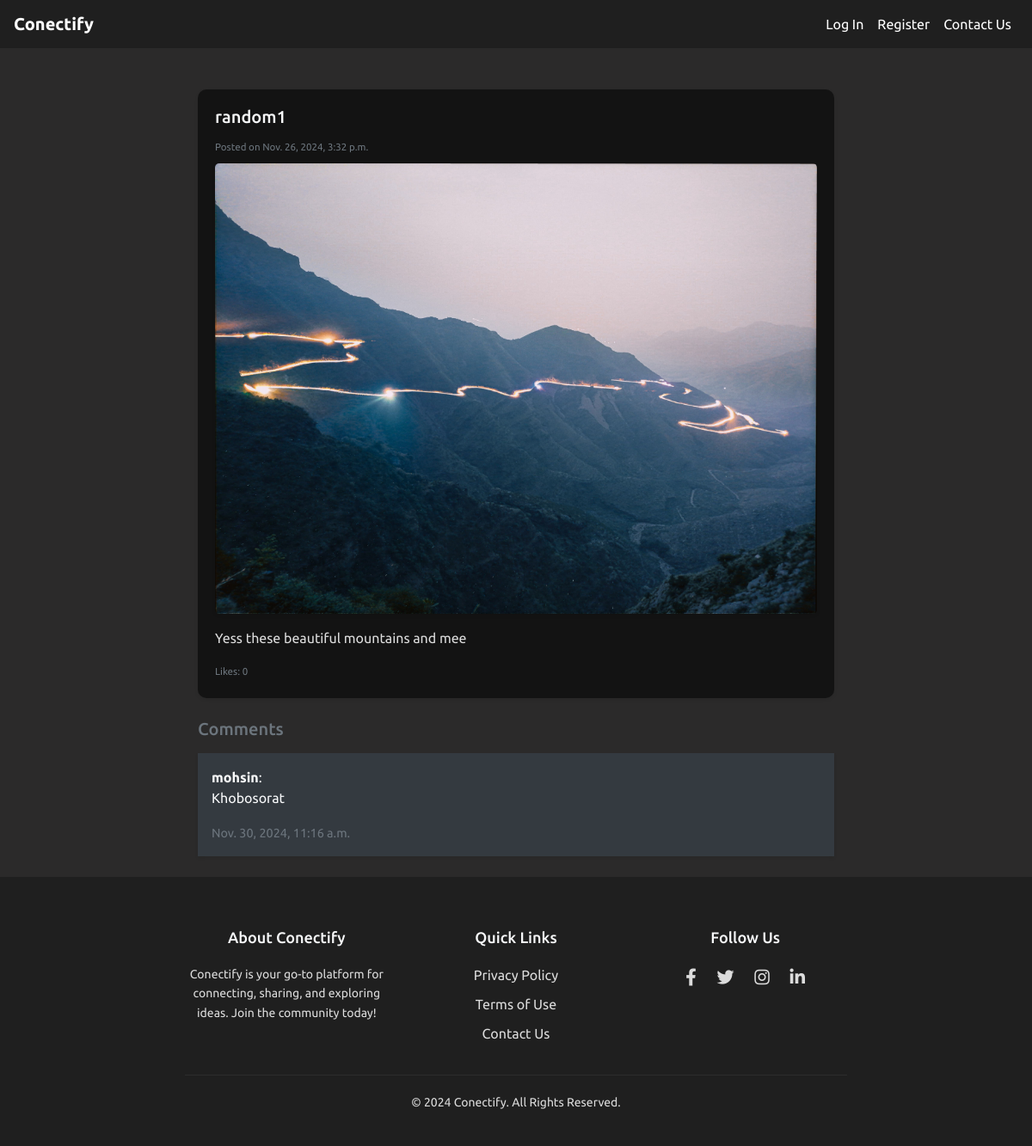
The app's page /post/18/ with its own data.
### network/models.py (models this page shows, shortened)
class Post(models.Model):
    user = models.ForeignKey(User , on_delete=models.CASCADE, related_name="posts")
    image = models.ImageField( upload_to="post_images/'",blank= True , null = True)
    image_url = models.URLField(blank=True , null= True)
    content = models.TextField()
    updated_at = models.DateTimeField(auto_now_add = True)
    timestamp = models.DateTimeField(auto_now_add=True)
    likes = models.ManyToManyField(User, blank=True , related_name="likes")

class User(AbstractUser):
    profile_image = models.ImageField(upload_to = "profile_image", blank=True,null=True)

class Comment(models.Model):
    post = models.ForeignKey(Post, related_name="comments", on_delete=models.CASCADE)
    user = models.ForeignKey(User, on_delete=models.CASCADE)
    content = models.TextField()
    timestamp = models.DateTimeField(auto_now_add=True)

### network/views.py (the view)
# urls.py: path('post/<int:id>/', views.post_detail, name='post_detail'),
def post_detail(request,id ):
    post = Post.objects.get(id = id)
    return render(request, 'network/post_detail.html',{'post' : post})

### network/templates/network/post_detail.html (shortened to what this page needs)
{% extends "network/layout.html" %}
{% block body %}
<div class="container mt-5">
    <div class="card shadow-sm border-0 rounded-3 mb-4">
        <div class="card-body">
            <h5 class="card-title text-light">{{ post.user.username }}</h5>
            <p class="card-text text-muted mb-2"><small>Posted on {{ post.timestamp }}</small></p>
            {% if post.image %}
            <div class="mb-3">
                <img src="{{ post.image.url }}" alt="Post Image" class="img-fluid rounded-lg shadow-sm" />
            </div>
            {% endif %}
            <p class="card-text" id="post-content-{{ post.id }}">{{ post.content }}</p>
            <div class="d-flex justify-content-between align-items-center mt-3">
                <p class="text-muted mb-0"><small>Likes: {{ post.likes.count }}</small></p>
            </div>
        </div>
    </div>
    <div class="comments-section mt-4">
        <h5 class="text-secondary mb-3">Comments</h5>
        <div id="comments-container">
            {% for comment in post.comments.all %}
            <div class="comment mb-3 p-3 bg-light rounded-3 shadow-sm bg-dark text-light">
                <strong class="text-light">{{ comment.user.username }}</strong>:
                <p class="text-light">{{ comment.content }}</p>
                <small class="text-muted">{{ comment.timestamp }}</small>
            </div>
            {% empty %}
            <p class="text-muted">No comments yet. Be the first to comment!</p>
            {% endfor %}
        </div>
    </div>
</div>
{% endblock body %}

### network/static/network/styles.css (style rules this page uses)
html { scroll-behavior: smooth; }
body { font-family:'Ubuntu',sans-serif; background-color: #2b2a2a; }
.container { max-width: 800px; margin-top: 20px; }
.card { background-color: #131313; border-radius: 10px; transition: transform 0.3s ease, box-shadow 0.3s ease; cursor: pointer; box-shadow: 0 4px 8px rgba(0, 0, 0, 0.2); color: #dcdcdc; }
.text-muted { font-size: 0.9em; color: #a6a6a6; }

### records on screen
Post: user.username "random1", timestamp "Nov. 26, 2024, 3:32 p.m.", image (picture), content "Yess these beautiful mountains and mee", likes.count "0"
Comment: user.username "mohsin", content "Khobosorat", timestamp "Nov. 30, 2024, 11:16 a.m."
